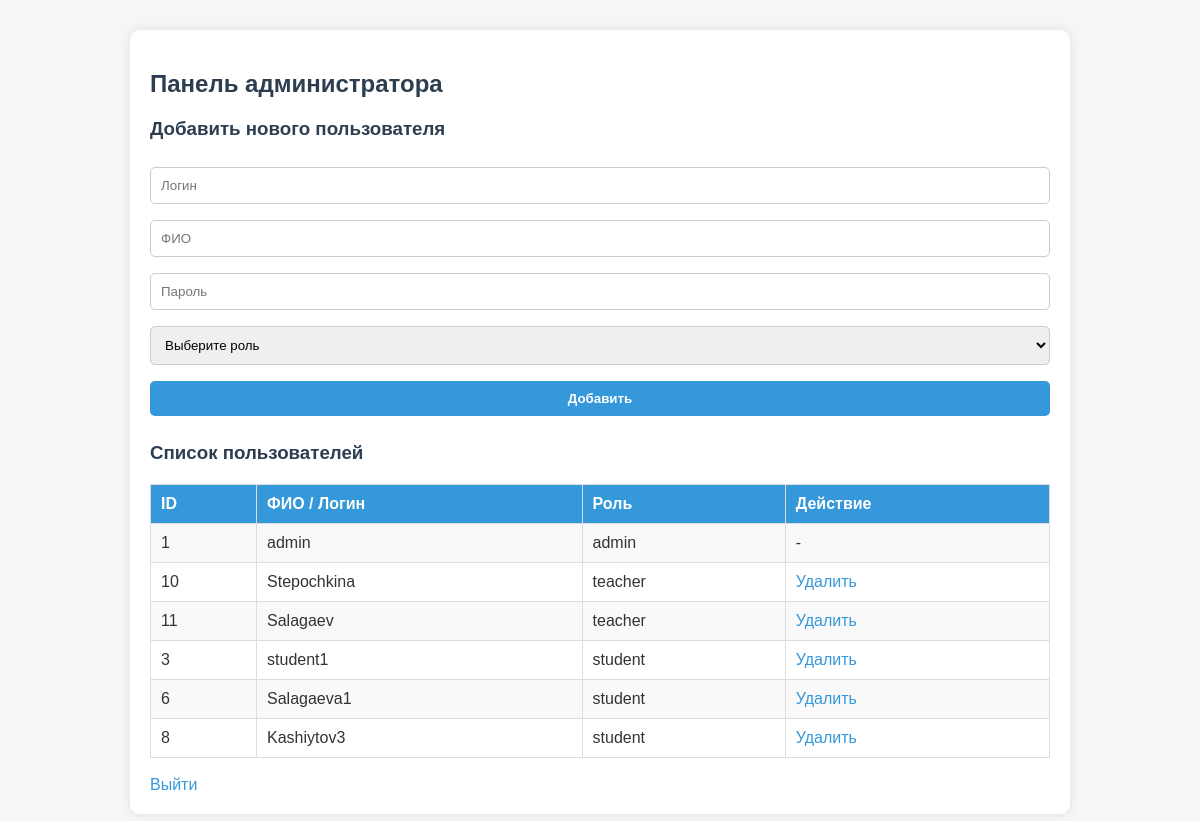
Screenshot of /admin/admin_panel.php (signed in) with the database file from the repository.
### tables this page shows
CREATE TABLE `users` (
  `id` INTEGER(11) NOT NULL AUTO_INCREMENT,
  `login` VARCHAR(50) NOT NULL,
  `password` VARCHAR(255) NOT NULL,
  `role` ENUM('admin','teacher','student') NOT NULL,
  PRIMARY KEY (`id`) USING BTREE,
  UNIQUE KEY `login` (`login`) USING BTREE
);

### admin/admin_panel.php (the view, shortened to what this page needs)
<?php
include "../config.php";
$result = $conn->query("SELECT * FROM users ORDER BY role, id");
?>
<!DOCTYPE html>
<html lang="ru">
<head>
    <link rel="stylesheet" href="../css/style.css">
</head>
<body>
<div class="container">
    <h2>Панель администратора</h2>
    <h3>Добавить нового пользователя</h3>
    <form method="POST">
        <input type="text" name="login" placeholder="Логин" required>
        <input type="text" name="full_name" placeholder="ФИО" required>
        <input type="password" name="password" placeholder="Пароль" required>
        <select name="role" id="role_select" required>
            <option value="">Выберите роль</option>
        </select>
        <button type="submit" name="add_user">Добавить</button>
    </form>
    <h3>Список пользователей</h3>
    <table>
        <tr>
            <th>ID</th>
            <th>ФИО / Логин</th>
            <th>Роль</th>
            <th>Действие</th>
        </tr>
        <?php while($user = $result->fetch_assoc()): ?>
        <tr>
            <td><?= $user['id'] ?></td>
            <td><?= htmlspecialchars($user['login']) ?></td>
            <td><?= $user['role'] ?></td>
            <td>
                <?php if($user['id'] != $_SESSION['user_id']): ?>
                    <a href="?delete_user=<?= $user['id'] ?>" onclick="return confirm('Удалить пользователя?')">Удалить</a>
                <?php else: ?>
                    -
                <?php endif; ?>
            </td>
        </tr>
        <?php endwhile; ?>
    </table>
    <br>
    <a href="../logout.php" class="btn">Выйти</a>
</div>
</body>
</html>

### css/style.css (style rules this page uses)
body { font-family: Arial, sans-serif; background-color: #f4f6f8; margin: 0; padding: 0; color: #333; }
.container { width: 90%; max-width: 900px; margin: 30px auto; padding: 20px; background-color: #fff; border-radius: 10px; box-shadow: 0 0 10px rgba(0,0,0,0.1); }
h2, h3 { color: #2c3e50; }
form input, form select, form button { width: 100%; padding: 10px; margin: 8px 0; border-radius: 5px; border: 1px solid #ccc; box-sizing: border-box; }
form button { background-color: #3498db; color: white; border: none; cursor: pointer; font-weight: bold; }
a { color: #3498db; text-decoration: none; }
table { width: 100%; border-collapse: collapse; margin-top: 20px; }
table, th, td { border: 1px solid #ddd; }
th, td { padding: 10px; text-align: left; }
th { background-color: #3498db; color: white; }
tr:nth-child(even) { background-color: #f9f9f9; }

### rows the page displays
users: id "1", login "admin", role "admin"
users: id "10", login "Stepochkina", role "teacher"
users: id "11", login "Salagaev", role "teacher"
users: id "3", login "student1", role "student"
users: id "6", login "Salagaeva1", role "student"
users: id "8", login "Kashiytov3", role "student"
